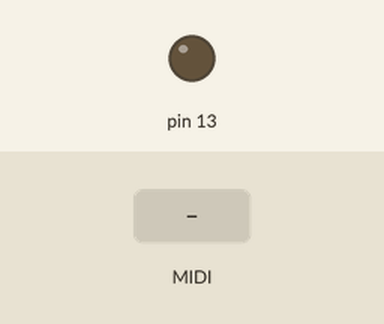
Recording of a sketch running on a simulated Arduino Uno, built with avr-gcc and run on an emulated ATmega328P. Shown: output pins drawn as LEDs (lit = HIGH). Inputs (shaded band) come from the test bench. MIDI output is not drawn.

Above: at 1.2 s.
1.3 s: MIDI note 36 received
At 1.45 s:
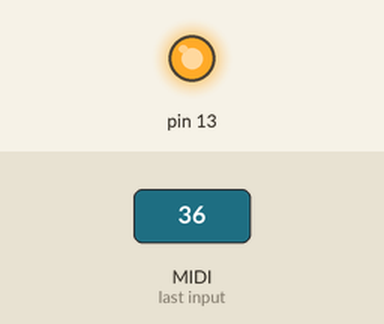
Timing chart, 0 to 4.3 s (numbered marks = the images above; inputs shaded):
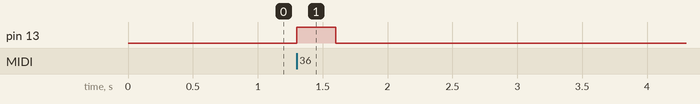

Measured:
- after the input at 1.3 s, pin 13: LOW → HIGH at once, → LOW 0.30 s later

The sketch:

MIDI_LED_1.ino
```cpp
#include <MIDI.h>
MIDI_CREATE_DEFAULT_INSTANCE();

void setup() {
  // put your setup code here, to run once:
  MIDI.begin();
  MIDI.turnThruOff();
  pinMode(13,OUTPUT);
}

void loop() {
  // put your main code here, to run repeatedly:
  if (MIDI.read())
  {
    switch(MIDI.getType()){
      case midi::NoteOn:
        digitalWrite(13, HIGH);
        break;
      case midi::NoteOff:
        digitalWrite(13,LOW);
        break;
      }
    }
}
```
